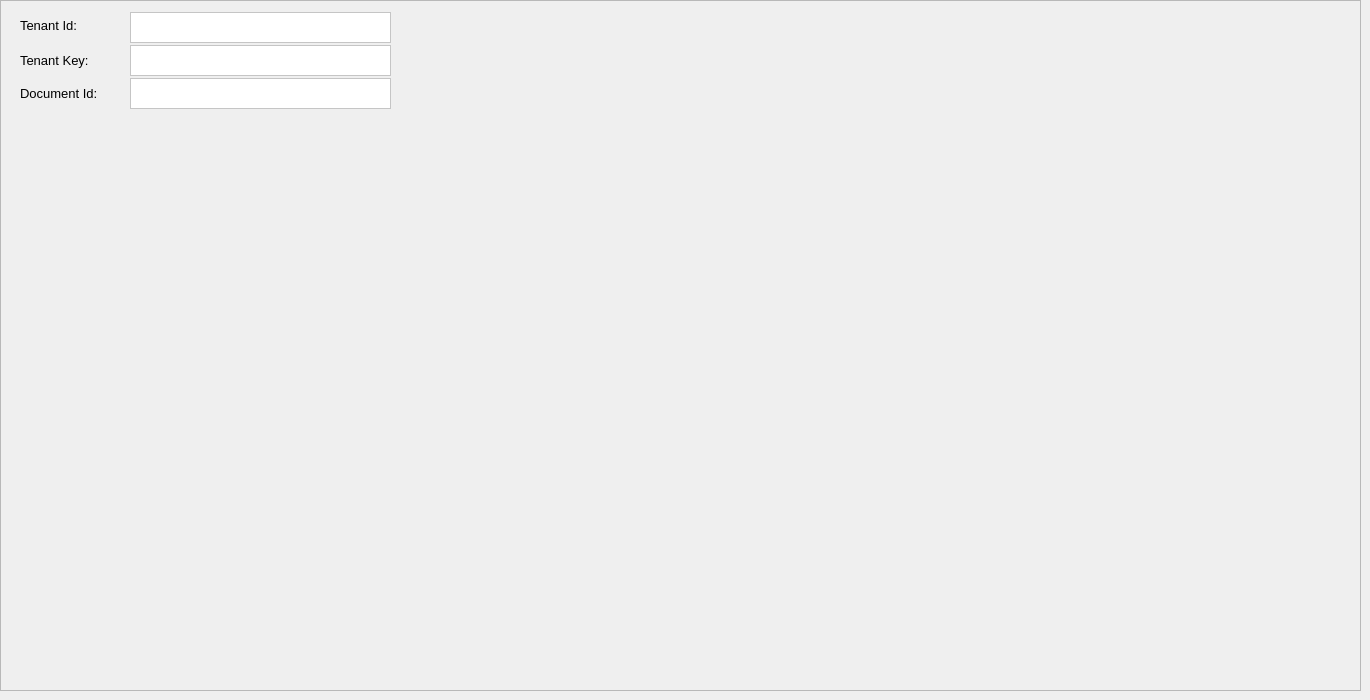
    <widget class="QWidget" name="tabMCIAASetup">
     <attribute name="title">
      <string>MCIAA Setup</string>
     </attribute>
     <widget class="QFrame" name="frame_30">
      <property name="geometry">
       <rect>
        <x>0</x>
        <y>0</y>
        <width>1361</width>
        <height>691</height>
       </rect>
      </property>
      <property name="frameShape">
       <enum>QFrame::StyledPanel</enum>
      </property>
      <property name="frameShadow">
       <enum>QFrame::Raised</enum>
      </property>
      <widget class="QTextEdit" name="textEditMCIAATenantKey">
       <property name="geometry">
        <rect>
         <x>130</x>
         <y>45</y>
         <width>261</width>
         <height>31</height>
        </rect>
       </property>
       <property name="font">
        <font>
         <family>Segoe UI</family>
         <pointsize>10</pointsize>
        </font>
       </property>
       <property name="styleSheet">
        <string notr="true">background-color: rgb(255, 255, 255);
color: rgb(0, 0, 0);</string>
       </property>
      </widget>
      <widget class="QLabel" name="label_100">
       <property name="geometry">
        <rect>
         <x>20</x>
         <y>83</y>
         <width>111</width>
         <height>21</height>
        </rect>
       </property>
       <property name="font">
        <font>
         <family>Segoe UI</family>
         <pointsize>10</pointsize>
        </font>
       </property>
       <property name="text">
        <string>Document Id:</string>
       </property>
      </widget>
      <widget class="QTextEdit" name="textEditMCIAADocumentId">
       <property name="geometry">
        <rect>
         <x>130</x>
         <y>78</y>
         <width>261</width>
         <height>31</height>
        </rect>
       </property>
       <property name="font">
        <font>
         <family>Segoe UI</family>
         <pointsize>10</pointsize>
        </font>
       </property>
       <property name="styleSheet">
        <string notr="true">background-color: rgb(255, 255, 255);
color: rgb(0, 0, 0);</string>
       </property>
      </widget>
      <widget class="QTextEdit" name="textEditMCIAATenantId">
       <property name="geometry">
        <rect>
         <x>130</x>
         <y>12</y>
         <width>261</width>
         <height>31</height>
        </rect>
       </property>
       <property name="font">
        <font>
         <family>Segoe UI</family>
         <pointsize>10</pointsize>
        </font>
       </property>
       <property name="styleSheet">
        <string notr="true">background-color: rgb(255, 255, 255);
color: rgb(0, 0, 0);</string>
       </property>
      </widget>
      <widget class="QLabel" name="label_103">
       <property name="geometry">
        <rect>
         <x>20</x>
         <y>15</y>
         <width>101</width>
         <height>21</height>
        </rect>
       </property>
       <property name="font">
        <font>
         <family>Segoe UI</family>
         <pointsize>10</pointsize>
        </font>
       </property>
       <property name="text">
        <string>Tenant Id:</string>
       </property>
      </widget>
      <widget class="QLabel" name="label_104">
       <property name="geometry">
        <rect>
         <x>20</x>
         <y>50</y>
         <width>101</width>
         <height>21</height>
        </rect>
       </property>
       <property name="font">
        <font>
         <family>Segoe UI</family>
         <pointsize>10</pointsize>
        </font>
       </property>
       <property name="text">
        <string>Tenant Key:</string>
       </property>
      </widget>
     </widget>
    </widget>
